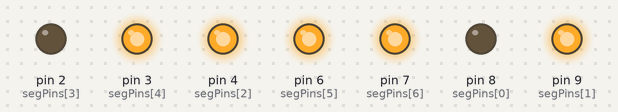
This sketch was run on a simulated Arduino Uno, built with avr-gcc and run on an emulated ATmega328P. On the bench: output pins drawn as LEDs (lit = HIGH).

Above: at 0.5 s.
At 3.0 s:
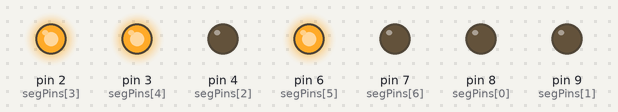
At 4.5 s:
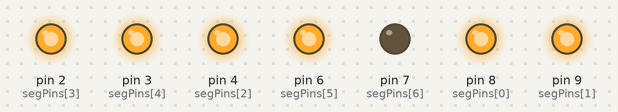
At 6.5 s:
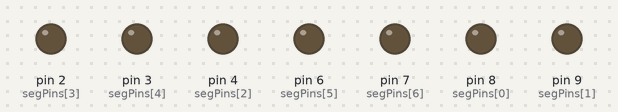
At 9.5 s:
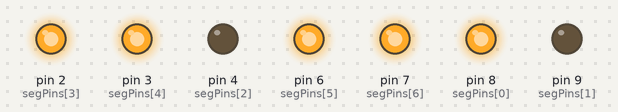
Timing chart, 0 to 10.4 s (numbered marks = the images above):
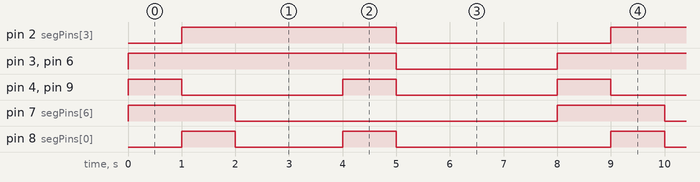

Measured:
- by itself, pin 2 (segPins[3]): alternates HIGH for 4.0 s and LOW for 4.0 s
- by itself, pin 3 (segPins[4]), pin 6 (segPins[5]): alternates HIGH for 5.0 s and LOW for 3.0 s
- by itself, pin 4 (segPins[2]), pin 9 (segPins[1]): alternates HIGH for 1.0 s and LOW for 3.0 s
- by itself, pin 7 (segPins[6]): alternates HIGH for 2.0 s and LOW for 6.0 s
- by itself, pin 8 (segPins[0]): repeats every 8.0 s: LOW 2.0 s, HIGH 1.0 s, LOW 4.0 s, HIGH 1.0 s

The sketch:

7_segment_hello.ino
```cpp
//changes made
int segPins[]={8,9,4,2,3,6,7,5};
byte segCode[11][8]=
{
  //a b c d e f g .
   {0,1,1,0,1,1,1,0},
   {1,0,0,1,1,1,1,0},
   {0,0,0,1,1,1,0,0},
   {0,0,0,1,1,1,0,0},
   {1,1,1,1,1,1,0,0},
   {0,0,0,0,0,0,0,1}

};

void displaydigit(int digit)
{
  for(int i=0;i<8;i++)
  {
    digitalWrite(segPins[i],segCode[digit][i]);
  }
  }
  void setup() {
    // put your setup code here, to run once;-
    for(int i=0;i<7;i++)
    {
      pinMode(segPins[i],OUTPUT);
    }
  }
  void loop () {
  // put your main code here to run repeatedly:
  for(int n=0;n<8;n++)
  {
    displaydigit(n);
    delay(1000);
  }
  }
```
